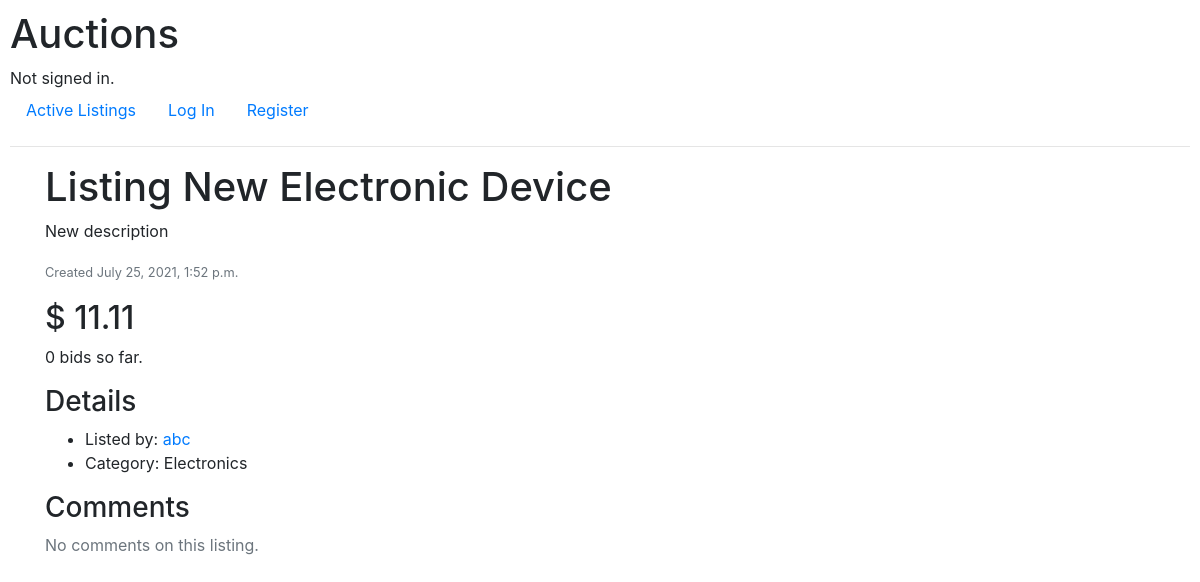
The app's page /listing/5, older data.
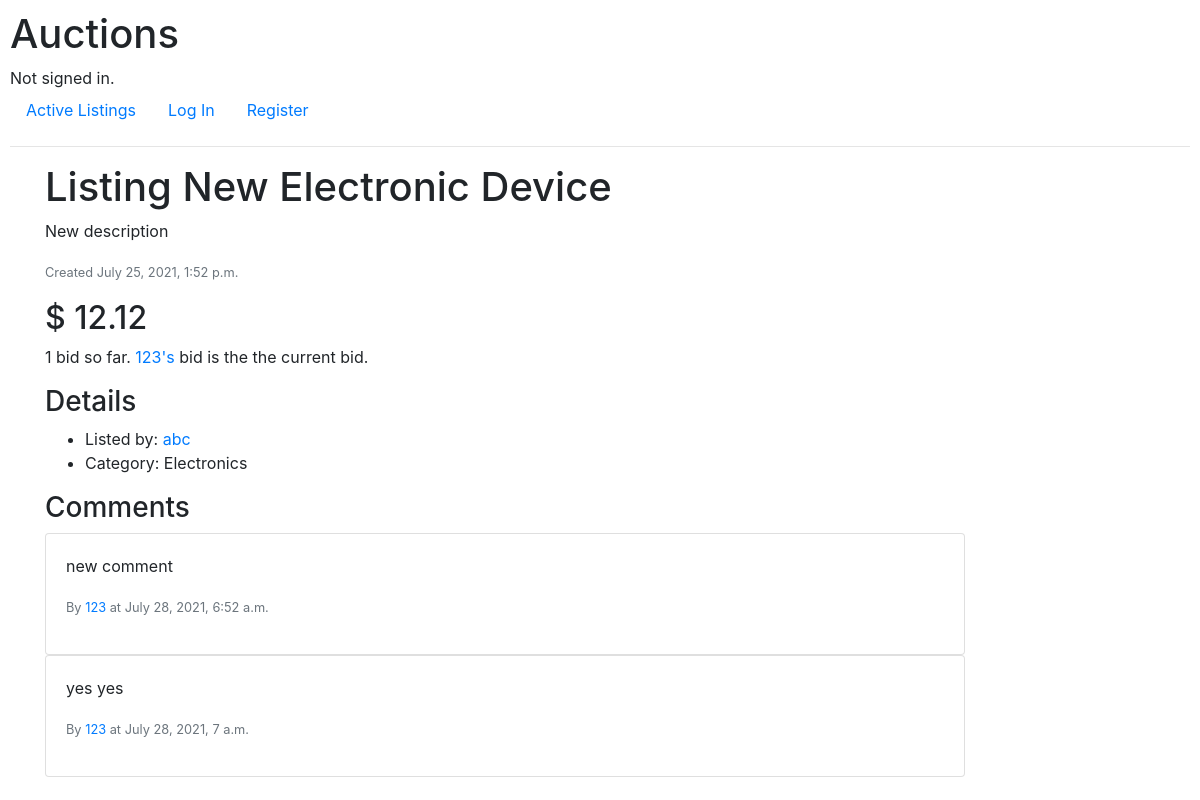
The same page, newer data.
### auctions/models.py (models this page shows, shortened)
class Listing(models.Model):
    creator = models.ForeignKey(User, on_delete=models.CASCADE, related_name="listings")
    title = models.CharField(max_length=64)
    description = models.TextField()
    image = models.ImageField(null=True, blank=True, upload_to="auctions")
    category = models.ForeignKey(Category, blank=True, on_delete=models.CASCADE, related_name="category_items")
    date_created = models.DateTimeField()
    is_active = models.BooleanField()
    price = models.DecimalField(max_digits=19, decimal_places=2)
    highest_bid = models.ForeignKey('Bid', null=True, blank=True, on_delete=models.CASCADE, related_name="winners")
    watchers = models.ManyToManyField(User, blank=True, related_name="watchlist")

class User(AbstractUser):
    pass

class Category(models.Model):
    name = models.CharField(max_length=64)

class Bid(models.Model):
    user = models.ForeignKey(User, on_delete=models.CASCADE, related_name="user_bids")
    listing = models.ForeignKey(Listing, on_delete=models.CASCADE, related_name="listing_bids")
    price = models.DecimalField(max_digits=19, decimal_places=2)
    date = models.DateTimeField()

class Comment(models.Model):
    user = models.ForeignKey(User, on_delete=models.CASCADE, related_name="comments")
    listing = models.ForeignKey(Listing, on_delete=models.CASCADE, related_name="listing_comments")
    comment = models.TextField()
    date = models.DateTimeField()

### auctions/views.py (the view, shortened to what this page needs)
# urls.py: path("listing/<int:listing_id>", views.listing, name="listing"),
def listing(request, listing_id):
    listing_obj = get_object_or_404(Listing, pk=listing_id)
    bid_form = NewBidForm()
    bidder_count = listing_obj.listing_bids.count()
    highest_bid = listing_obj.highest_bid
    highest_bidder = None
    highest_bid_price = None
    if highest_bid:
        highest_bidder = highest_bid.user
        highest_bid_price = highest_bid.price
    watching = False
    if request.user.is_authenticated and request.user.watchlist.filter(pk=listing_id):
        watching = True
    listing_comments = listing_obj.listing_comments.all()
    comment_form = NewCommentForm()
    is_creator = False
    if request.user == listing_obj.creator:
        is_creator = True
    context = {
        "listing": listing_obj,
        "bid_form": bid_form,
        "bidder_count": bidder_count,
        "highest_bidder": highest_bidder,
        "highest_bid_price": highest_bid_price,
        "watching": watching,
        "comment_form": comment_form,
        "listing_comments": listing_comments,
        "is_creator": is_creator
    }
    return render(request, "auctions/listing.html", context)

### auctions/templates/auctions/listing.html (shortened to what this page needs)
{% extends "auctions/layout.html" %}
{% block body %}
<div class="container">
    <div class="row">
        <div class="col-10">
            <h1>Listing {{ listing.title }}</h1>
            <p>{{ listing.description }}</p>
            <p class="text-secondary"><small>Created {{ listing.date_created }}</small></p>
        </div>
    </div>
    {% if listing.is_active %}
    <div class="row">
        <div class="col-10">
            <h2>$
                {% if listing.highest_bid %}
                {{ listing.highest_bid.price }}
                {% else %}
                {{ listing.price }}
                {% endif %}
            </h2>
            <p>
                {{ bidder_count }}
                {% if bidder_count == 1 %}
                 bid
                {% else %}
                 bids
                {% endif %}
                 so far.
                {% if highest_bidder %}
                    {% if highest_bidder.id == user.id %}
                    Your
                    {% else %}
                    <span class="text-primary">{{ highest_bidder.username }}'s</span>
                    {% endif %}
                     bid is the the current bid.
                {% endif %}
            </p>
        </div>
    </div>
    {% endif %}
    <div class="row">
        <div class="col-10">
            <h3>Details</h3>
            <ul>
                <li>Listed by: <span class="text-primary">{{ listing.creator.username }}</span></li>
                <li>Category: {{ listing.category.name }}</li>
            </ul>
        </div>
    </div>
    <div class="row">
        <div class="col-10">
            <h3>Comments</h3>
            {% if listing_comments %}
            {% for comment in listing_comments %}
            <div class="card">
                <div class="card-body">
                    <p class="card-text">{{ comment.comment }}</p>
                    <p class="text-secondary"><small>By
                    <span class="text-primary">
                     {{ comment.user.username }}
                    </span>
                     at {{ comment.date }}</small></p>
                </div>
            </div>
            {% endfor %}
            {% else %}
            <p class="text-secondary">No comments on this listing.</p>
            {% endif %}
        </div>
    </div>
</div>
{% endblock %}

Row changes from the older to the newer data that the page shows:
changed Listing "New Electronic Device": highest_bid.price (not shown) → "12.12"; price "11.11" → (not shown)
now on this page (row edited): User: username "123"
added Comment: comment "new comment", user.username "123", date "July 28, 2021, 6:52 a.m."
added Comment: comment "yes yes", user.username "123", date "July 28, 2021, 7 a.m."
Text that changed along with them:
{{ bidder_count }}: "0" → "1"
text no longer shown: "bids No comments on this listing."
text now shown: "bid 's bid is the the current bid."
